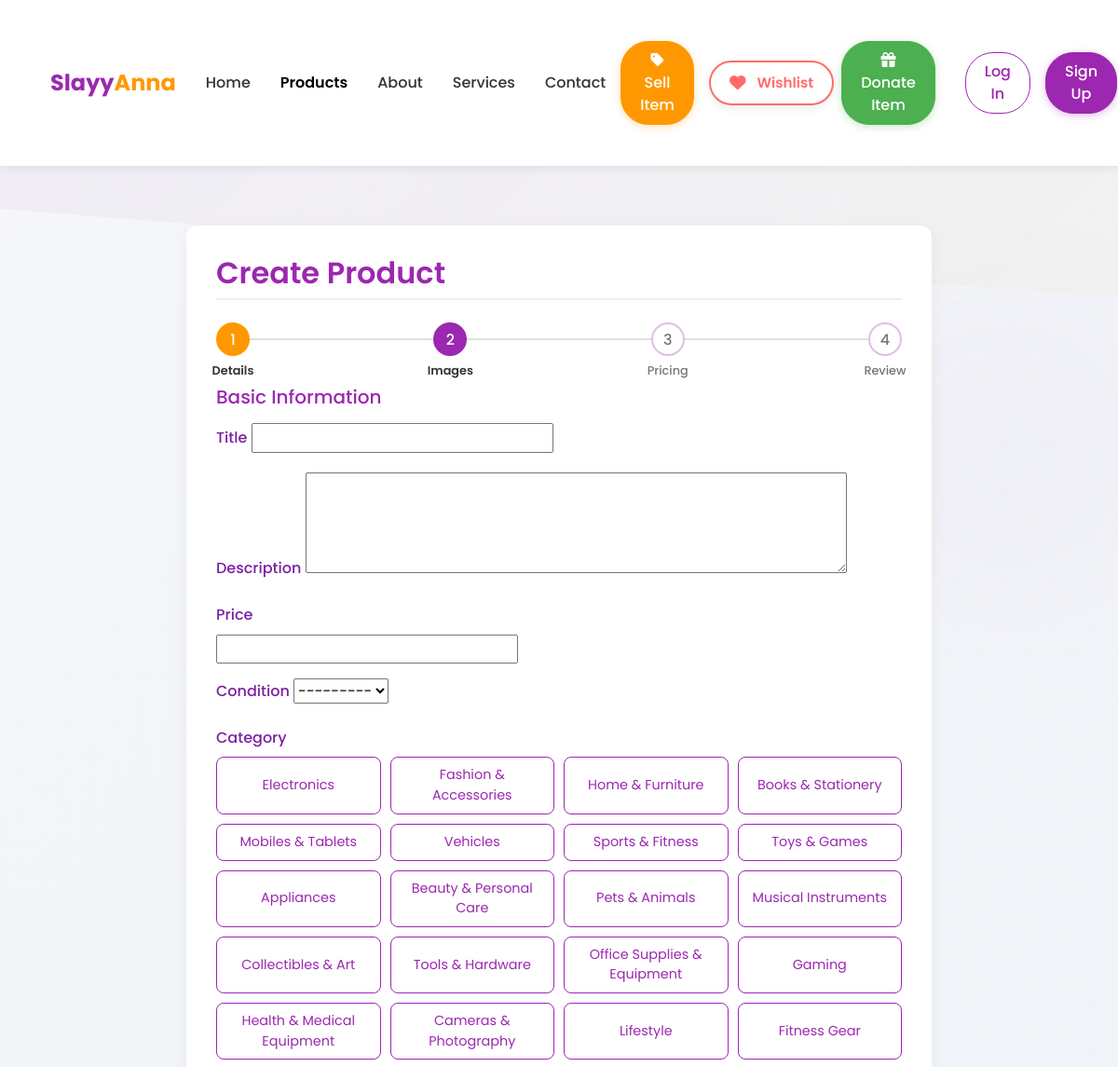
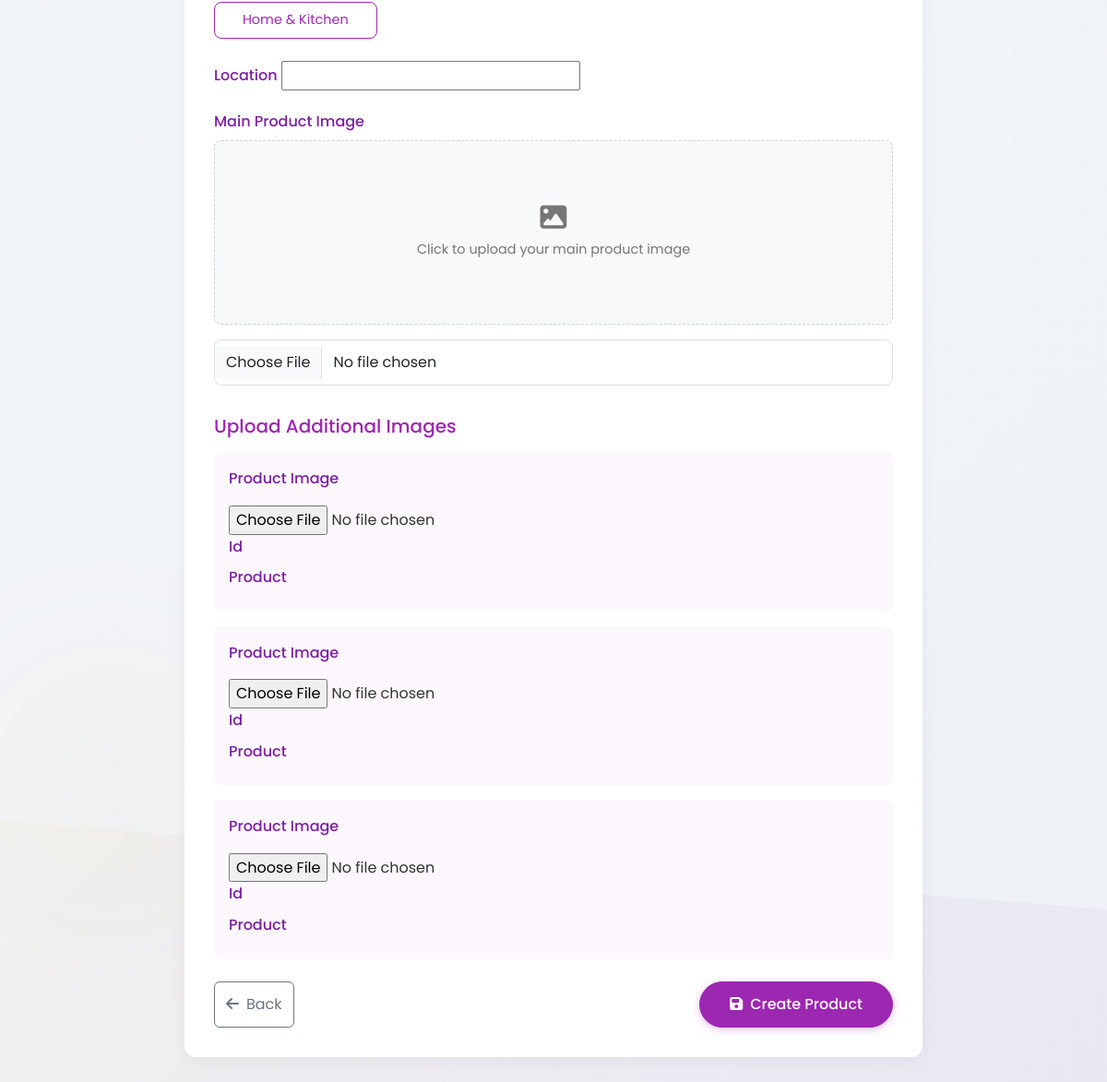
/products/create/, run on the app's committed database (2 pictures, top to bottom).
### products/models.py (models this page shows)
class Category(models.Model):
    name = models.CharField(max_length=100, unique=True)  # e.g., textbooks, furniture
    def __str__(self):
        return self.name

### products/views.py (the view, shortened to what this page needs)
# urls.py: path('create/', ProductCreateView.as_view(), name='create'),
class ProductCreateView(CreateView):
    model = Product
    form_class = ProductForm
    template_name = 'products/create.html'
    success_url = reverse_lazy('home')  # Or your preferred success URL
    def get_context_data(self, **kwargs):
        context = super().get_context_data(**kwargs)
        if self.request.POST:
            context['image_formset'] = ProductImageFormSet(
                self.request.POST,
                self.request.FILES,
                queryset=ProductImage.objects.none()  # Empty queryset for new products
            )
        else:
            context['image_formset'] = ProductImageFormSet(
                queryset=ProductImage.objects.none()
            )
        context['categories'] = Category.objects.all()
        return context

### products/forms.py
class ProductForm(forms.ModelForm):
    class Meta:
        model = Product
        fields = ['title', 'description', 'price', 'condition',
                 'category', 'location', 'main_image']
        widgets = {
            'description': forms.Textarea(attrs={'rows': 4}),
            'category': forms.CheckboxSelectMultiple(
                attrs={'class': 'category-checkbox-group'}
            ),
        }
    def __init__(self, *args, **kwargs):
        super().__init__(*args, **kwargs)
        self.fields['category'].queryset = Category.objects.all()

### templates/products/create.html (shortened to what this page needs)
{% extends 'base.html' %}
{% load static %}
{% block extra_head %}
<link rel="stylesheet" href="https://cdnjs.cloudflare.com/ajax/libs/font-awesome/6.4.0/css/all.min.css">
{% endblock %}
{% block content %}
{% include 'header.html' %}
<div class="container">
    <div class="product-form-container">
        <h2 class="product-form-title">Create Product</h2>
        <div class="form-progress">
            <div class="progress-step completed">
                1
                <span class="progress-label">Details</span>
            </div>
            <div class="progress-step active">
                2
                <span class="progress-label">Images</span>
            </div>
            <div class="progress-step">
                3
                <span class="progress-label">Pricing</span>
            </div>
            <div class="progress-step">
                4
                <span class="progress-label">Review</span>
            </div>
        </div>
        <form method="POST" enctype="multipart/form-data" class="needs-validation" novalidate>
            <div class="form-section">
                <h3 class="section-title">Basic Information</h3>
                {% for field in form %}
                    <div class="mb-3">
                        {% if field.name == 'category' %}
                            <label class="form-label">{{ field.label }}</label>
                            <div class="category-grid">
                                {% for choice in field.field.choices %}
                                    <div class="category-item">
                                        <label class="btn btn-outline-primary category-btn" for="cat_{{ forloop.counter }}">
                                            {{ choice.1 }}
                                        </label>
                                    </div>
                                {% endfor %}
                            </div>
                        {% elif field.name == 'price' %}
                            <label for="{{ field.id_for_label }}" class="form-label">{{ field.label }}</label>
                            <div class="price-input-group">
                                {{ field.as_widget|safe }}
                            </div>
                        {% elif field.field.widget.input_type == 'file' and field.name == 'main_image' %}
                            <label for="{{ field.id_for_label }}" class="form-label">{{ field.label }}</label>
                            <div class="image-preview">
                                <div class="image-preview-text">
                                    <i class="fas fa-image fa-2x mb-2"></i><br>
                                    Click to upload your main product image
                                </div>
                            </div>
                            <input type="{{ field.field.widget.input_type }}"
                                   name="{{ field.name }}"
                                   class="form-control {% if field.errors %}is-invalid{% endif %}"
                                   id="{{ field.id_for_label }}"
                                   aria-describedby="{{ field.id_for_label }}_help"
                                   accept="image/*">
                        {% else %}
                            <label for="{{ field.id_for_label }}" class="form-label">{{ field.label }}</label>
                            {{ field.as_widget|safe }}
                        {% endif %}
                    </div>
                {% endfor %}
            </div>
            <h3 class="section-title">Upload Additional Images</h3>
            <div class="image-formset-container">
                {% for form in image_formset %}
                    <div class="image-formset mb-3">
                        {% for field in form %}
                            <div class="image-upload-field">
                                <label for="{{ field.id_for_label }}" class="form-label">{{ field.label }}</label>
                                {{ field.as_widget|safe }}
                            </div>
                        {% endfor %}
                    </div>
                {% endfor %}
            </div>
            <div class="d-flex justify-content-between mt-4">
                <button type="button" class="btn btn-outline-secondary">
                    <i class="fas fa-arrow-left me-2"></i>Back
                </button>
                <button type="submit" class="btn btn-submit">
                    <i class="fas fa-save me-2"></i>Create Product
                </button>
            </div>
        </form>
    </div>
</div>
{% endblock %}

### static/css/custom.css (style rules this page uses)
:root { --primary-color: #9c27b0; --primary-light: #d05ce3; --primary-dark: #6a0080; --accent-color: #ff9800; --text-dark: #212121; --text-light: #f5f5f5; --background-light: #f8f9fa; --background-gradient: linear-gradient(135deg, #f5f7fa 0%, #eef2f7 100%); }
body { font-family: 'Poppins', sans-serif; background: var(--background-gradient); color: var(--text-dark); line-height: 1.6; min-height: 100vh; background-color: black; }
h1, h2, h3, h4, h5, h6 { font-weight: 600; color: var(--primary-dark); }
.container { padding: 2rem 1.5rem; }
.form-control { border-radius: 8px; border: 1px solid #e0e0e0; padding: 0.8rem 1rem; transition: all 0.3s ease; }
label.form-label { color: var(--primary-dark); font-weight: 500; margin-bottom: 0.5rem; }

### templates/base.html (style rules this page uses)
:root { --primary-color: #9c27b0; --primary-light: #d05ce3; --primary-dark: #6a0080; --accent-color: #ff9800; --text-dark: #212121; --text-light: #f5f5f5; --background-light: #f8f9fa; }
body { position: relative; background-color: var(--background-light); overflow-x: hidden; font-family: 'Poppins', sans-serif; min-height: 100vh; }
body::before { content: ""; position: fixed; top: 0; left: 0; width: 100%; height: 100%; background-image: radial-gradient(var(--primary-color) 1px, transparent 1px), radial-gradient(var(--accent-color) 1px, transparent 1px); background-size: 50px 50px; background-position: 0 0, 25px 25px; opacity: 0.03; z-index: -2; }

### data on the page
Category: name "Electronics"
Category: name "Fashion & Accessories"
Category: name "Home & Furniture"
Category: name "Books & Stationery"
Category: name "Mobiles & Tablets"
Category: name "Vehicles"
Category: name "Sports & Fitness"
Category: name "Toys & Games"
Category: name "Appliances"
Category: name "Beauty & Personal Care"
Category: name "Pets & Animals"
Category: name "Musical Instruments"
Category: name "Collectibles & Art"
Category: name "Tools & Hardware"
Category: name "Office Supplies & Equipment"
Category: name "Gaming"
Category: name "Health & Medical Equipment"
Category: name "Cameras & Photography"
Category: name "Lifestyle"
Category: name "Fitness Gear"
Category: name "Home & Kitchen"

### other printed values
{{ field.label }} "Title" "Description" "Condition" "Location"
{{ field.label }} "Price"
{{ field.label }} "Category"
{{ field.label }} "Main Product Image"
{{ field.label }} "Product Image" "Id" "Product" "Product Image" "Id" "Product" "Product Image" "Id" "Product"
